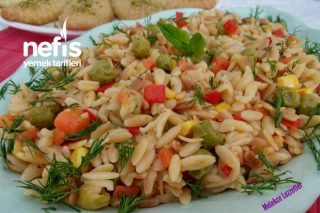
#> input picture KnnOpenCv/datasets/Yemek/Arpa_sehriye_pilav/img4.png, 320 x 213 px, found by its file name
$ python opencv.py
#> lines starting #> are read from the running program, lines starting #| are printed output that depends on the picture
import cv2
import os
img = cv2.imread('/datasets/Yemek\\Tavuk_Corbasi\\img4.png')
#> img is the input picture: shape (213, 320, 3); mean B, G, R 81.7, 119.6, 144.9

print('Original Dimensions : ', img.shape)
#| Original Dimensions :  (213, 320, 3)

width = 100
height = 50  # keep original height
dim = (width, height)
print(dim)
# resize image
resized = cv2.resize(img, dim, interpolation=cv2.INTER_AREA)
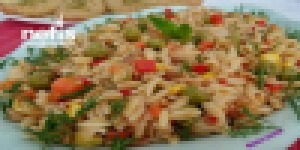
#> resized: shape (50, 100, 3) (shown 3 times larger); mean B, G, R 81.7, 119.6, 144.9
print('Resized Dimensions : ', resized.shape)
#| Resized Dimensions :  (50, 100, 3)
cv2.imshow("Resized image", img)

cv2.waitKey(0)

$ run again, with KnnOpenCv/datasets/Yemek/Arpa_sehriye_pilav/img11.png copied over KnnOpenCv/datasets/Yemek/Arpa_sehriye_pilav/img4.png
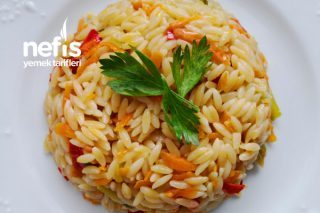
#> input picture KnnOpenCv/datasets/Yemek/Arpa_sehriye_pilav/img11.png, 320 x 213 px, found by its file name
#> img is the input picture: shape (213, 320, 3); mean B, G, R 122.1, 157.2, 178.9
#| Original Dimensions :  (213, 320, 3)
#> `resized = cv2.resize(img, dim, interpolation=cv2.INTER_AREA)`:
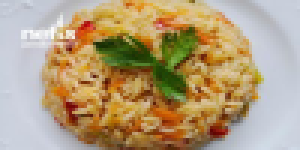
#> resized: shape (50, 100, 3) (shown 3 times larger); mean B, G, R 122.1, 157.2, 178.9
#| Resized Dimensions :  (50, 100, 3)

$ run again, with KnnOpenCv/datasets/Yemek/Arpa_sehriye_pilav/img13.png copied over KnnOpenCv/datasets/Yemek/Arpa_sehriye_pilav/img4.png
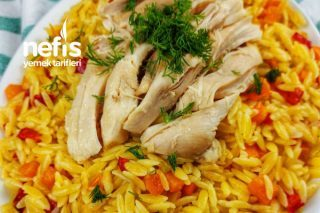
#> input picture KnnOpenCv/datasets/Yemek/Arpa_sehriye_pilav/img13.png, 320 x 213 px, found by its file name
#> img is the input picture: shape (213, 320, 3); mean B, G, R 61.3, 143.6, 185.3
#| Original Dimensions :  (213, 320, 3)
#> `resized = cv2.resize(img, dim, interpolation=cv2.INTER_AREA)`:
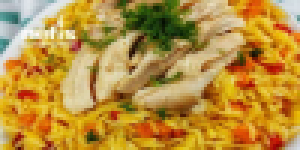
#> resized: shape (50, 100, 3) (shown 3 times larger); mean B, G, R 61.3, 143.6, 185.3
#| Resized Dimensions :  (50, 100, 3)

$ run again, with KnnOpenCv/datasets/Yemek/Arpa_sehriye_pilav/img16.png copied over KnnOpenCv/datasets/Yemek/Arpa_sehriye_pilav/img4.png
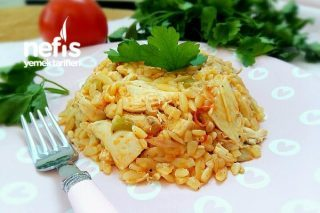
#> input picture KnnOpenCv/datasets/Yemek/Arpa_sehriye_pilav/img16.png, 320 x 213 px, found by its file name
#> img is the input picture: shape (213, 320, 3); mean B, G, R 126.7, 164.7, 169.9
#| Original Dimensions :  (213, 320, 3)
#> `resized = cv2.resize(img, dim, interpolation=cv2.INTER_AREA)`:
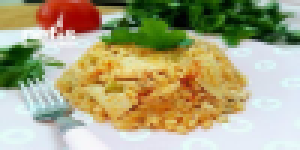
#> resized: shape (50, 100, 3) (shown 3 times larger); mean B, G, R 126.7, 164.7, 169.9
#| Resized Dimensions :  (50, 100, 3)
